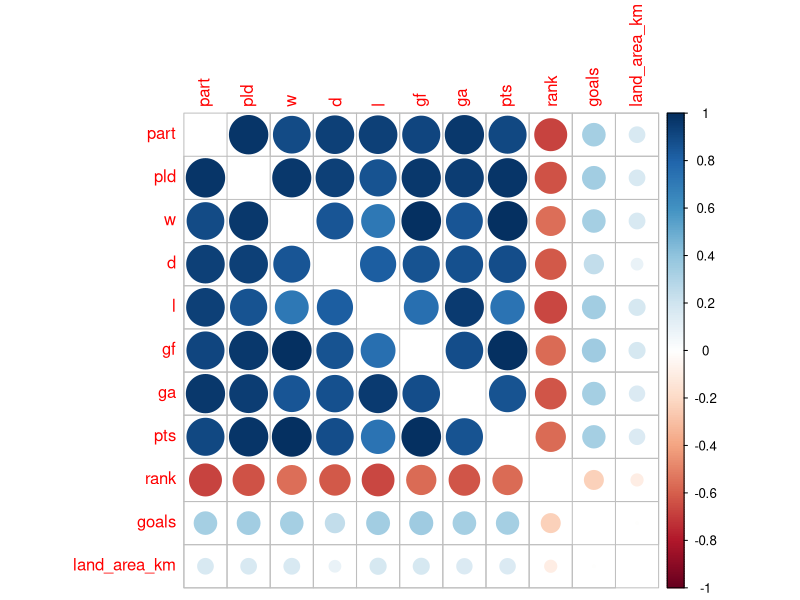
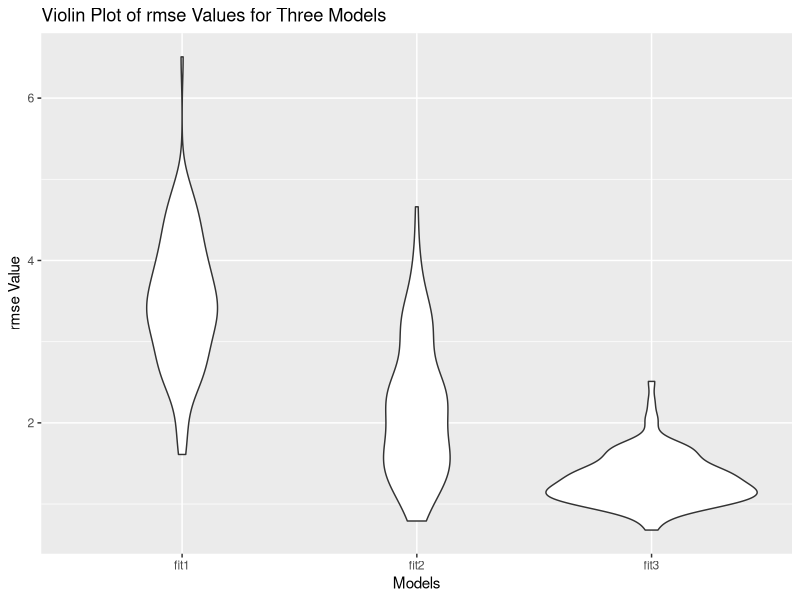

Generate these figures, in order, with R:
## ---- chunk 1
options(scipen = 999)
knitr::opts_chunk$set(
	echo = TRUE,
	warning = FALSE,
	message = FALSE,
	fig.width = 12
)

## load packages
library(tidyverse)
library(corrplot)
library(glmnet)
library(modelr)
data <- read.csv("./data/12_4_dataset.csv")
write.csv(data, "./data/worldcup_final.csv")
## ---- chunk 2
data <- read.csv("./data/12_4_dataset.csv") %>% 
  na.omit() %>% 
  select(-country)
num = data[2:14] %>% 
  select(-gd, -player)
corrplot(cor(num),  diag = FALSE)
## ---- chunk 3
cv_df =
  crossv_mc(data, 100) %>% 
  mutate(
    train = map(train, as_tibble),
    test = map(test, as_tibble))%>% 
  mutate(
    train = map(train, as_tibble),
    test = map(test, as_tibble))%>% 
  mutate(
    fit1  = map(train, ~lm(w ~ pld + d + rank, data = .x)),
    fit2  = map(train, ~lm(w ~ pld + d + rank + gf, data = .x)),
    fit3  = map(train, ~lm(w ~ pld + d + rank + gf + ga, data = .x))) %>% 
  mutate(
    rmse_fit1 = map2_dbl(fit1, test, ~rmse(model = .x, data = .y)),
    rmse_fit2 = map2_dbl(fit2, test, ~rmse(model = .x, data = .y)),
    rmse_fit3 = map2_dbl(fit3, test, ~rmse(model = .x, data = .y)))

cv_df %>% 
  select(starts_with("rmse")) %>% 
  pivot_longer(
    everything(),
    names_to = "model", 
    values_to = "rmse",
    names_prefix = "rmse_") %>% 
  mutate(model = fct_inorder(model)) %>% 
  ggplot(aes(x = model, y = rmse)) + geom_violin()+
  ylab("rmse Value") +
  xlab("Models") +
  labs(title = "Violin Plot of rmse Values for Three Models")

## ---- chunk 4
model1=lm(w~pld + d + rank , data = num)
model2=lm(w~pld + d + rank + gf, data = num)
model3=lm(w~pld + d + rank + gf + ga, data = num)
summary(model1)
summary(model2)
summary(model3)
